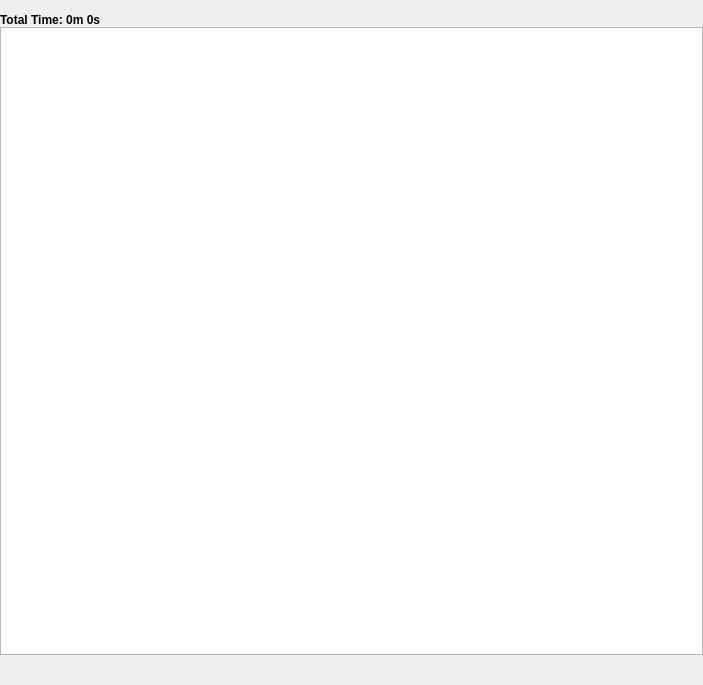
<?xml version="1.0" encoding="UTF-8"?>
<ui version="4.0">
 <class>Playlist_Window</class>
 <widget class="QWidget" name="Playlist_Window">
  <property name="windowModality">
   <enum>Qt::NonModal</enum>
  </property>
  <property name="geometry">
   <rect>
    <x>0</x>
    <y>0</y>
    <width>703</width>
    <height>685</height>
   </rect>
  </property>
  <property name="sizePolicy">
   <sizepolicy hsizetype="Preferred" vsizetype="Preferred">
    <horstretch>100</horstretch>
    <verstretch>100</verstretch>
   </sizepolicy>
  </property>
  <property name="minimumSize">
   <size>
    <width>0</width>
    <height>0</height>
   </size>
  </property>
  <property name="maximumSize">
   <size>
    <width>16516</width>
    <height>16777215</height>
   </size>
  </property>
  <property name="windowTitle">
   <string>Form</string>
  </property>
  <property name="toolTip">
   <string/>
  </property>
  <layout class="QGridLayout" name="gridLayout">
   <property name="leftMargin">
    <number>0</number>
   </property>
   <property name="topMargin">
    <number>2</number>
   </property>
   <property name="rightMargin">
    <number>0</number>
   </property>
   <property name="bottomMargin">
    <number>0</number>
   </property>
   <property name="horizontalSpacing">
    <number>3</number>
   </property>
   <property name="verticalSpacing">
    <number>0</number>
   </property>
   <item row="0" column="0" colspan="7">
    <widget class="QLabel" name="lab_totalTime">
     <property name="minimumSize">
      <size>
       <width>0</width>
       <height>25</height>
      </size>
     </property>
     <property name="maximumSize">
      <size>
       <width>1000</width>
       <height>16777215</height>
      </size>
     </property>
     <property name="font">
      <font>
       <weight>75</weight>
       <bold>true</bold>
      </font>
     </property>
     <property name="text">
      <string>Total Time: 0m 0s</string>
     </property>
     <property name="alignment">
      <set>Qt::AlignBottom|Qt::AlignLeading|Qt::AlignLeft</set>
     </property>
    </widget>
   </item>
   <item row="1" column="0" colspan="14">
    <widget class="MyListView" name="listView">
     <property name="minimumSize">
      <size>
       <width>200</width>
       <height>0</height>
      </size>
     </property>
     <property name="maximumSize">
      <size>
       <width>1000</width>
       <height>16777215</height>
      </size>
     </property>
     <property name="styleSheet">
      <string notr="true"/>
     </property>
     <property name="horizontalScrollBarPolicy">
      <enum>Qt::ScrollBarAlwaysOff</enum>
     </property>
    </widget>
   </item>
   <item row="2" column="0">
    <widget class="QPushButton" name="btn_rep1">
     <property name="minimumSize">
      <size>
       <width>30</width>
       <height>30</height>
      </size>
     </property>
     <property name="maximumSize">
      <size>
       <width>30</width>
       <height>30</height>
      </size>
     </property>
     <property name="toolTip">
      <string>Repeat 1</string>
     </property>
     <property name="text">
      <string/>
     </property>
     <property name="icon">
      <iconset>
       <normaloff>icons/rep1.png</normaloff>icons/rep1.png</iconset>
     </property>
     <property name="iconSize">
      <size>
       <width>22</width>
       <height>22</height>
      </size>
     </property>
     <property name="shortcut">
      <string>Enter</string>
     </property>
     <property name="checkable">
      <bool>true</bool>
     </property>
     <property name="flat">
      <bool>true</bool>
     </property>
    </widget>
   </item>
   <item row="2" column="1">
    <widget class="QPushButton" name="btn_repAll">
     <property name="minimumSize">
      <size>
       <width>30</width>
       <height>30</height>
      </size>
     </property>
     <property name="maximumSize">
      <size>
       <width>30</width>
       <height>30</height>
      </size>
     </property>
     <property name="toolTip">
      <string>Repeat All</string>
     </property>
     <property name="text">
      <string/>
     </property>
     <property name="icon">
      <iconset>
       <normaloff>icons/repAll.png</normaloff>icons/repAll.png</iconset>
     </property>
     <property name="iconSize">
      <size>
       <width>22</width>
       <height>22</height>
      </size>
     </property>
     <property name="shortcut">
      <string>Enter</string>
     </property>
     <property name="checkable">
      <bool>true</bool>
     </property>
     <property name="flat">
      <bool>true</bool>
     </property>
    </widget>
   </item>
   <item row="2" column="2">
    <widget class="QPushButton" name="btn_shuffle">
     <property name="minimumSize">
      <size>
       <width>30</width>
       <height>30</height>
      </size>
     </property>
     <property name="maximumSize">
      <size>
       <width>30</width>
       <height>30</height>
      </size>
     </property>
     <property name="toolTip">
      <string>Shuffle</string>
     </property>
     <property name="text">
      <string/>
     </property>
     <property name="icon">
      <iconset>
       <normaloff>icons/shuffle.png</normaloff>icons/shuffle.png</iconset>
     </property>
     <property name="iconSize">
      <size>
       <width>22</width>
       <height>22</height>
      </size>
     </property>
     <property name="shortcut">
      <string>Enter</string>
     </property>
     <property name="checkable">
      <bool>true</bool>
     </property>
     <property name="flat">
      <bool>true</bool>
     </property>
    </widget>
   </item>
   <item row="2" column="3" colspan="10">
    <spacer name="horizontalSpacer_2">
     <property name="orientation">
      <enum>Qt::Horizontal</enum>
     </property>
     <property name="sizeHint" stdset="0">
      <size>
       <width>40</width>
       <height>20</height>
      </size>
     </property>
    </spacer>
   </item>
   <item row="0" column="7" colspan="6">
    <spacer name="horizontalSpacer">
     <property name="orientation">
      <enum>Qt::Horizontal</enum>
     </property>
     <property name="sizeHint" stdset="0">
      <size>
       <width>40</width>
       <height>20</height>
      </size>
     </property>
    </spacer>
   </item>
   <item row="2" column="13">
    <widget class="QPushButton" name="btn_append">
     <property name="minimumSize">
      <size>
       <width>30</width>
       <height>30</height>
      </size>
     </property>
     <property name="maximumSize">
      <size>
       <width>30</width>
       <height>30</height>
      </size>
     </property>
     <property name="toolTip">
      <string>Append when adding new tracks</string>
     </property>
     <property name="text">
      <string/>
     </property>
     <property name="icon">
      <iconset>
       <normaloff>icons/append.png</normaloff>icons/append.png</iconset>
     </property>
     <property name="iconSize">
      <size>
       <width>22</width>
       <height>22</height>
      </size>
     </property>
     <property name="shortcut">
      <string>Enter</string>
     </property>
     <property name="checkable">
      <bool>true</bool>
     </property>
     <property name="flat">
      <bool>true</bool>
     </property>
    </widget>
   </item>
   <item row="0" column="13">
    <widget class="QPushButton" name="btn_clear">
     <property name="minimumSize">
      <size>
       <width>24</width>
       <height>24</height>
      </size>
     </property>
     <property name="maximumSize">
      <size>
       <width>26</width>
       <height>26</height>
      </size>
     </property>
     <property name="toolTip">
      <string>Clear Playlist</string>
     </property>
     <property name="text">
      <string/>
     </property>
     <property name="icon">
      <iconset>
       <normaloff>icons/broom.png</normaloff>icons/broom.png</iconset>
     </property>
     <property name="iconSize">
      <size>
       <width>24</width>
       <height>24</height>
      </size>
     </property>
     <property name="flat">
      <bool>true</bool>
     </property>
    </widget>
   </item>
  </layout>
 </widget>
 <customwidgets>
  <customwidget>
   <class>MyListView</class>
   <extends>QListView</extends>
   <header>MyListView.h</header>
  </customwidget>
 </customwidgets>
 <resources/>
 <connections/>
</ui>
